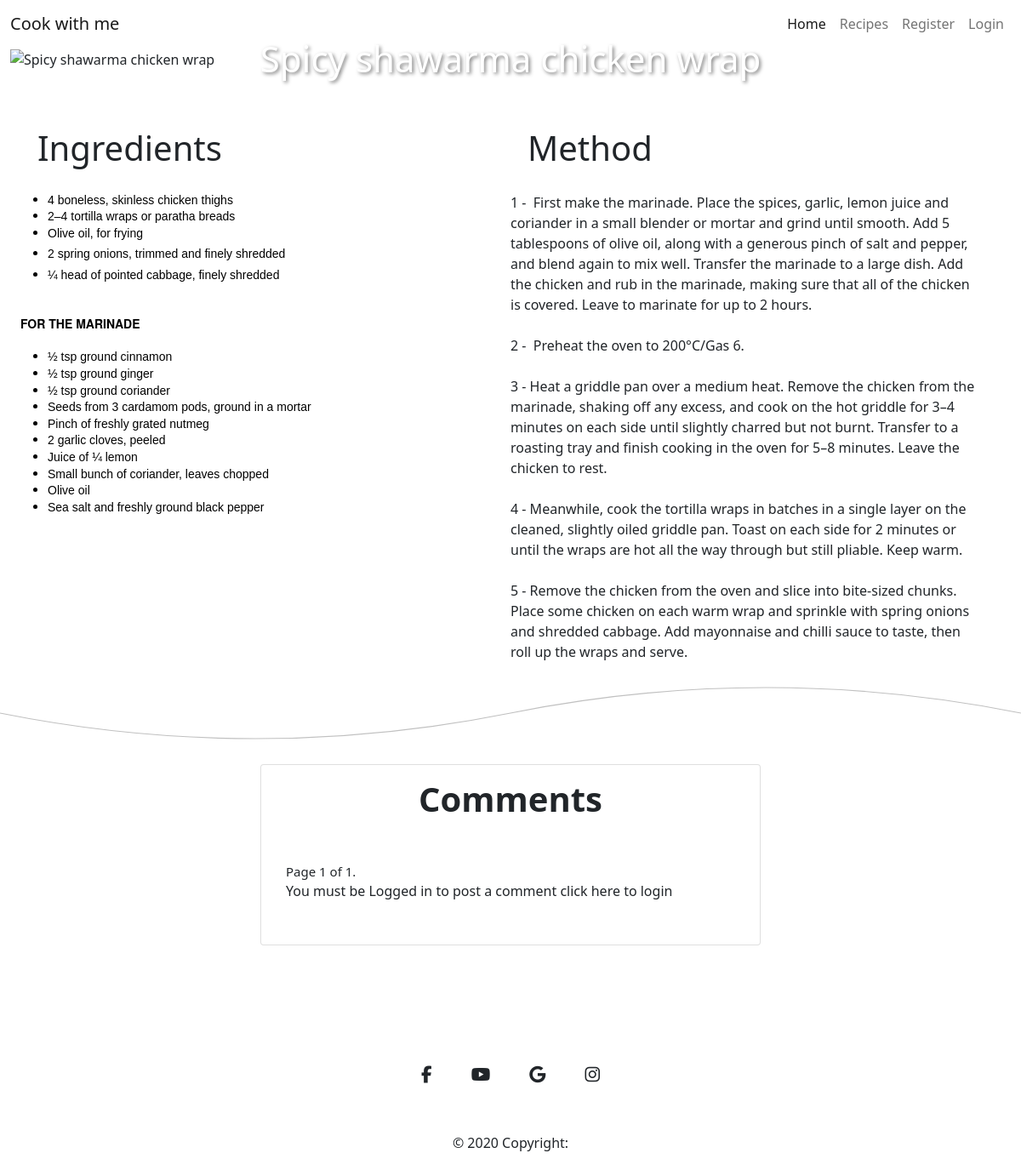
The page /recipes/2/ on the database its author committed.
### cook_recipe/models.py (models this page shows, shortened)
class Recipe(models.Model):
    featured_image = CloudinaryField('image')
    recipe_image = CloudinaryField('image', null=True, blank=True)
    title = models.CharField(max_length=150, unique=True)
    created_date = models.DateTimeField(auto_now_add=True)
    content = models.TextField()
    content_method = models.TextField(default="Default content for method.")
    status = models.IntegerField(choices=STATUS, default=0)
    likes = models.ManyToManyField(User, related_name='recipes_likes', blank=True)

### cook_recipe/views.py (the view, shortened to what this page needs)
# urls.py: path('recipes/<int:recipe_id>/', views.recipe_content, name='recipe_content'),
def recipe_content(request, recipe_id):
    recipe = get_object_or_404(Recipe, pk=recipe_id)
    comments = recipe.comment_set.all().order_by('-created_on')
    paginator = Paginator(comments, 4) # Show 4 comments per page
    page = request.GET.get('page')
    comments = paginator.get_page(page)
    form = CommentForm()
    return render(request, 'recipe_content.html', {'form':form, 'recipe':recipe, 'comments': comments})

### templates/recipe_content.html (shortened to what this page needs)
{% extends 'base.html' %}
{% load static%}
{% load crispy_forms_tags%}
{% block content %}
<div class="container-fluid">
    <div class="row">
        <div class="col-12 title-box">
            <img src="{{ recipe.recipe_image.url }}" alt="{{ recipe.title }}" class="img-fluid w-100">
            <h1>{{ recipe.title }}</h1>
        </div>
    </div>
</div>
<div class="container-fluid row mt-5">
        <div class="col-md-6">
            <h2>Ingredients</h2>
            {{ recipe.content|safe }}
        </div>
        <div class="col-md-6">
            <h2>Method</h2>
            {{ recipe.content_method|safe }}
        </div>
</div>
<svg xmlns="http://www.w3.org/2000/svg" viewBox="0 0 1000 100" preserveAspectRatio="none">
    <path d="M0 50 Q 250 100 500 50 T 1000 50" fill="none" stroke="silver" stroke-width="1"></path>
</svg>
<div class="row d-flex justify-content-center mt-100 mb-100">
    <div class="col-lg-6">
        <div class="card">
            <div class="card-body text-center">
                <h4 class="card-title fs-1">Comments</h4>
            </div>
            <div class="comment-widgets">
                <div class="d-flex flex-row comment-row m-t-0">
                    <div class="comment-text w-100">
                        <div class="pagination">
                            <span class="step-links">
                                <span class="current">
                                    Page {{ comments.number }} of {{ comments.paginator.num_pages }}.
                                </span>
                            </span>
                        </div>
                        {% if user.is_authenticated %}
                            <h3>Add a Comment</h3>
                            <form method="post">
                                {% csrf_token %}
                                {{ form|crispy }}
                                <button type="submit" class="btn btn-success btn-sm mt-5">Publish</button>
                            </form>
                        {% else %}
                            <p>You must be Logged in to post a comment <a href="{% url 'account_login' %}">click here</a> to login </p>
                        {% endif %}
                    </div>
                </div>
            </div>
        </div>
    </div>
</div>
{% endblock %}

### static/css/style.css (style rules this page uses)
* { margin: 0; padding: 0; border: 0; }
body { font-family: 'Montserrat', sans-serif; min-height: 100vh; height: auto; font-size: 16px; }
.title-box { position: relative; }
.title-box h1 { position: absolute; top: 50%; left: 50%; transform: translate(-50%, -50%); color: white; text-shadow: 2px 2px 4px rgba(0, 0, 0, 0.5); font-size: 3.5vw; }
.col-md-6 h2 { padding: 20px; font-size: 40px; }
.mt-100 { margin-top: 100px; }
.mb-100 { margin-bottom:100px; }
.card { position: relative; display: -webkit-box; display: -ms-flexbox; display: flex; -webkit-box-orient: vertical; -webkit-box-direction: normal; -ms-flex-direction: column; flex-direction: column; min-width: 0; word-wrap: break-word; background-color: #fff; background-clip: border-box ;border: 0px solid transparent; border-radius: 0px }
.card-body { -webkit-box-flex: 1; -ms-flex: 1 1 auto; flex: 1 1 auto; padding: 1.25rem; }
.card .card-title { position: relative; font-weight: 600; margin-bottom: 10px; font-size: 36px; }
.comment-widgets { position: relative; margin-bottom: 10px; }
.comment-widgets .comment-row { border-bottom: 1px solid transparent; ;padding: 14px; display: -webkit-box; display: -ms-flexbox; display: flex; margin: 10px 0; }
.comment-text span { font-size: 15px; }
.comment-text { padding-left: 15px; }
.comment-text a { color: inherit; text-decoration: none; text-align: center; }

### rows shown on the page
Recipe: title "Spicy shawarma chicken wrap", content "4 boneless, skinless chicken thighs 2–4 tortilla wraps or paratha breads Olive oil, for frying 2 spring onions, trimmed and finely shredded ¼ head of pointed cabbage, finely shredded FOR THE MARINADE ½ tsp ground cinnamon ½ tsp ground ginger ½ tsp ground coriander Seeds from 3 cardamom pods, ground in a mortar Pinch of freshly grated nutmeg 2 garlic cloves, peeled Juice of ¼ lemon Small bunch of coriander, leaves chopped Olive oil Sea salt and freshly ground black pepper", content_method "1 - First make the marinade. Place the spices, garlic, lemon juice and coriander in a small blender or mortar and grind until smooth. Add 5 tablespoons of olive oil, along with a generous pinch of salt and pepper, and blend again to mix well. Transfer the marinade to a large dish. Add the chicken and rub in the marinade, making sure that all of the chicken is covered. Leave to marinate for up to 2 hours. 2 - Preheat the oven to 200°C/Gas 6. 3 - Heat a griddle pan over a medium heat. Remove the chicken from the marinade, shaking off any excess, and cook on the hot griddle for 3–4 minutes on each side until slightly charred but not burnt. Transfer to a roasting tray and finish cooking in the…"

### other values the page prints
{{ comments.number }} "1"
{{ comments.paginator.num_pages }} "1"
